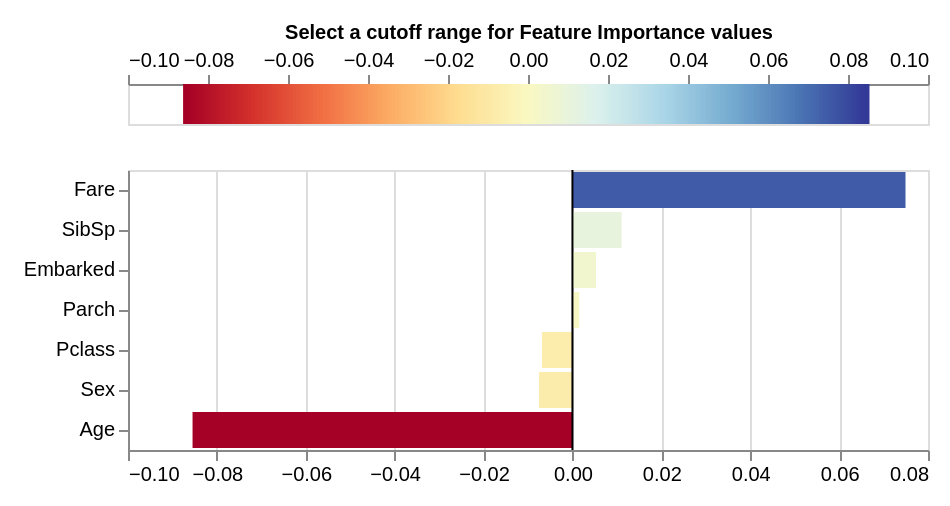

Notebook code for this chart:
### Code cell
lime_exp.plot_features_importance()

### Figure 1 — Vega-Lite specification as saved in the notebook (floating-point values rounded to 4 significant figures; data arrays with more than 128 entries replaced by an {"elided": "..."} marker saying what was removed)
{"config": {"view": {"continuousWidth": 400, "continuousHeight": 300}, "axis": {"labelFontSize": 10, "labelLimit": 225.0}}, "vconcat": [{"layer": [{"data": {"name": "data-65c36aefc823c9b713de9c6323e8115a"}, "mark": {"type": "rule", "strokeWidth": 3}, "encoding": {"color": {"field": "xValue", "legend": null, "scale": {"domain": [-0.08548, 0.08548], "domainMid": 0, "scheme": "redyellowblue"}, "type": "quantitative"}, "x": {"axis": {"orient": "top", "titleFontSize": 10}, "field": "xValue", "title": "Select a cutoff range for Feature Importance values ", "type": "quantitative"}}}, {"data": {"name": "data-c7bc3ae69e1253e8223f70a11d04b99d"}, "mark": {"type": "rect", "color": "black", "height": 20, "opacity": 0.4, "tooltip": true}, "encoding": {"x": {"field": "x_min", "type": "quantitative"}, "x2": {"field": "x_max"}, "y": {"axis": null, "field": "y", "type": "quantitative"}}, "selection": {"Cutter": {"type": "single", "fields": ["cutoff"], "bind": {"input": "range", "max": 0.08548, "min": 0, "name": "Importance cutoff value (±) ", "step": 0.00171}, "init": {"cutoff": 0.0}}}, "transform": [{"calculate": "(-Cutter.cutoff)", "as": "x_min"}, {"calculate": "Cutter.cutoff", "as": "x_max"}]}], "height": 20}, {"layer": [{"data": {"name": "data-043f4b15cf92e799a5cbe4e4067dc07b"}, "mark": "bar", "encoding": {"color": {"field": "value", "legend": null, "scale": {"domain": [-0.08548, 0.08548], "domainMid": 0, "scheme": "blueorange"}, "type": "quantitative"}, "tooltip": [{"field": "name", "title": "Feature", "type": "nominal"}, {"field": "value", "title": "Importance", "type": "quantitative"}], "x": {"field": "value", "title": null, "type": "quantitative"}, "y": {"field": "name", "sort": {"field": "value", "op": "mean", "order": "descending"}, "title": null, "type": "nominal"}}, "selection": {"Cutter": {"type": "single", "fields": ["cutoff"], "bind": {"input": "range", "max": 0.08548, "min": 0, "name": "Importance cutoff value (±) ", "step": 0.00171}, "init": {"cutoff": 0.0}}}, "transform": [{"filter": "((datum.value > Cutter.cutoff) || (datum.value < (-Cutter.cutoff)))"}]}, {"data": {"name": "data-9c00aa9dc2b1c1a0b4bf9b34ead12925"}, "mark": "rule", "encoding": {"x": {"field": "x", "type": "quantitative"}}}]}], "padding": 10, "$schema": "https://vega.github.io/schema/vega-lite/v4.17.0.json", "datasets": {"data-65c36aefc823c9b713de9c6323e8115a": {"elided": "200 records"}, "data-c7bc3ae69e1253e8223f70a11d04b99d": [{"y": 0, "x": -0.5, "x2": 0.5}], "data-043f4b15cf92e799a5cbe4e4067dc07b": [{"name": "Age", "value": -0.08548}, {"name": "Fare", "value": 0.07494}, {"name": "SibSp", "value": 0.01106}, {"name": "Sex", "value": -0.007504}, {"name": "Pclass", "value": -0.006864}, {"name": "Embarked", "value": 0.005293}, {"name": "Parch", "value": 0.001549}], "data-9c00aa9dc2b1c1a0b4bf9b34ead12925": [{"x": 0}]}}
